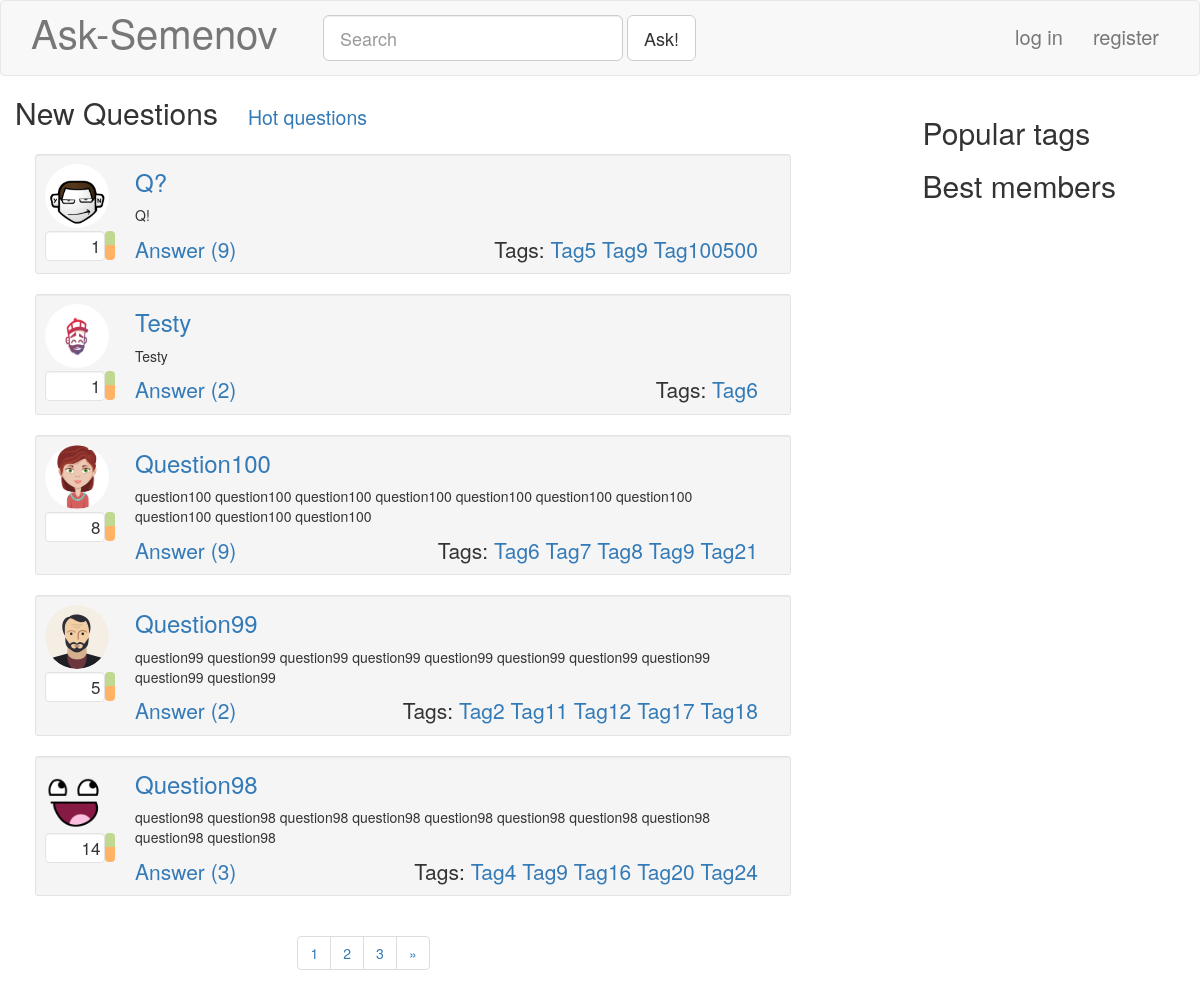
The page / on the database its author committed.
### blog/models.py (models this page shows, shortened)
class Question( models.Model ):
	caption = models.CharField( null = False, blank = False, max_length = 100 )
	rating = models.IntegerField( null = False, default = 0 )
	text = models.TextField( null = False, blank = False )
	tags = models.ManyToManyField( 'Tag' )
	postDate = models.DateTimeField( null = False, blank = True, auto_now_add = True )
	author = models.ForeignKey( 'Profile', null = False, blank = False, on_delete = models.CASCADE )
	objects = QuestionManager()
	def answersCount( self ):
		return self.answer_set.count()
	class Meta:
		verbose_name = "Вопрос"
		verbose_name_plural = "Вопросы"

class Profile( models.Model ):
	user = models.OneToOneField( User, null = False, blank = False, on_delete = models.CASCADE )
	nickname = models.TextField( null = False, blank = False, max_length = 30 )
	image = models.ImageField( null = False, blank = True, upload_to = '', default = 'dummy.png', max_length = 100 )
	rating = models.IntegerField( null = False, default = 0 )
	objects = ProfileManager()
	class Meta:
		verbose_name = "Профиль"
		verbose_name_plural = "Профили"

class Tag( models.Model ):
	caption = models.CharField( unique = True, null = False, blank = False, max_length = 20 )
	objects = TagManager()
	def __str__( self ):
		return str( self.caption )
	class Meta:
		verbose_name = "Тэг"
		verbose_name_plural = "Тэги"

### blog/views.py (the view)
# urls.py: url(r'^$', blogViews.mainPage, name="mainPage"),
def mainPage( request ):
	result = makeBase( request );
	questions = Question.objects.date_sorted()
	result[ 'questions' ], result[ 'pageNumbers' ] = Paginate( request, questions, 5 )
	return render( request, 'index.html', result )

### blog/models.py (called while the page is built)
	def date_sorted( self ):
		return super( QuestionManager, self ).order_by( '-postDate', '-rating' )

### blog/views.py (called while the page is built)
def makeBase( request ):
	result = {
		'hotTags': cache.get( 'popular_tags' ),
		'bestMembers': cache.get( 'best_members' ),
	}
	if ( request.user.is_authenticated ):
		result[ 'profile' ] = Profile.objects.get_by_login( request.user.username )
	else:
		result[ 'profile' ] = None
	return result

def Paginate( request, container, perPage ):
	paginator = Paginator( container, perPage )
	pageNumber = request.GET.get( 'page' ) #gets page from get parameters
	try:
		page = paginator.page( pageNumber )
	except PageNotAnInteger:
		page = paginator.page( 1 )
	except EmptyPage:
		page = paginator.page( paginator.num_pages )
	pageNumbers = []
	for i in range( -2, 3 ):
		if ( page.number + i ) in paginator.page_range:
			pageNumbers.append( page.number + i )
	return page, pageNumbers

### templates/index.html (shortened to what this page needs)
{% extends "base.html" %}
{% load static %}
{% block extras %}
<link rel="stylesheet" href="{% static "css/questionlist.css" %}">
{% endblock %}
{% block customContentCaption %}
<div class="container-fluid">
  {% url 'hotQuestions' as hotQuestionsURL %}
	<h2>New Questions<small class="ask-questionListSubHeader"><a href="{{ hotQuestionsURL }}">Hot questions</a></small></h2>
</div>
{% endblock %}
{% block customContent %}
<div class="container-fluid">
	<div class="col-md-11 ask-questionList">
	{% for question in questions %}
	{% include "singlequestion.html" %}
	{% endfor %}
	</div>
</div>
<nav class="col-md-offset-4" aria-label="Page navigation">
  <ul class="pagination">
  {% for pageNumber in pageNumbers %}
    <li><a href="?page={{ pageNumber }}">{{ pageNumber }}</a></li>
  {% endfor %}
  {% if questions.has_next %}
    <li>
      <a href="?page={{ questions.next_page_number }}" aria-label="Next">
        <span aria-hidden="true">&raquo;</span>
      </a>
    </li>
  {% endif %}
  </ul>
</nav>
{% endblock %}

### templates/singlequestion.html
{% load static %}
<div id="question{{ question.id }}" class="well well-sm ask-questionListElement">
	<div class="media">
		<div class="media-left ask-questionListElementUserBlock">
			<a href="#">
				<img class="media-object img-circle ask-questionProfileImage" src="{{ question.author.image.url }}">
			</a>
			<div class="ask-questionRatingBlock">
				<div id="qrf{{ question.id }}" class="well pull-left text-right ask-questionRatingField">
					{{ question.rating }}
				</div>
				<div id="qrbg{{ question.id }}" class="btn-group-vertical pull-left ask-questionRatingButtonsGroup" role="group">
						<button type="button" class="btn ask-ratingButton ask-ratingUpButton"></button>
						<button type="button" class="btn ask-ratingButton ask-ratingDownButton"></button>
				</div>
			</div>
		</div>
		<div class="media-right ask-questionListElementQuestionBlock">
			{% url 'answer' question.id as questionURL %}
			<h3 class="ask-questionListElementCaption"><a href="{{ questionURL }}"> {{ question.caption }} </a></h3>
			<div><p> {{ question.text }} </p></div><br>
			<div class="ask-questionListElementBottomLine">
				{% url 'answer' question.id as questionURL %}
				<a class="lead" href="{{ questionURL }}">Answer ({{ question.answersCount }})</a>
				<span class="lead pull-right ask-questionListElementTags">
					Tags:
				{% for tag in question.tags.all %}
				{% url 'taggedQuestions' tag as taggedQuestionsUrl %}
					<a href="{{ taggedQuestionsUrl }}">{{ tag }}</a>
				{% endfor %}
				</span>
			</div>
		</div>
	</div>
</div>

### static/css/base.css (style rules this page uses)
.html, body { height: 100%; }

### static/css/questionlist.css (style rules this page uses)
.ask-questionList { overflow: hidden; padding-left: 20px; }
.ask-questionListSubHeader { margin-left: 30px; }
.ask-questionListElement { margin-top: 15px; padding: 9px; }
.ask-questionProfileImage { width: 64px; height: 64px; }
.ask-questionRatingBlock { margin-top: 3px; width:70px; height: 30px; }
.ask-questionRatingField { min-height: 0px; width: 85%; height: 100%; margin: 0px; padding: 2px 3px; font-size: 17px; background-color: white; }
.ask-questionRatingButtonsGroup { width: 15%; height: 100%; }
.ask-ratingButton { width: 100%; height: 50%; margin: 0px; padding: 0px; }
.ask-ratingUpButton { background-color: #c0d890; }
.ask-ratingDownButton { background-color: #ffb366; }
.ask-questionListElementQuestionBlock { position: relative; padding-bottom: 9px; padding-right: 15px; width:100%; }
.ask-questionListElementCaption { margin-top: 5px; }
.ask-questionListElementBottomLine { position: absolute; width: 95%; bottom: 0px; }
.ask-questionListElementBottomLine > .lead { margin-bottom: 0px; }

### rows shown on the page
Question: author.image (picture), rating "1", caption "Q?", text "Q!", answersCount "9"
Tag: caption "Tag5"
Tag: caption "Tag9"
Tag: caption "Tag100500"
Question: author.image (picture), rating "1", caption "Testy", text "Testy", answersCount "2"
Tag: caption "Tag6"
Question: author.image (picture), rating "8", caption "Question100", text "question100 question100 question100 question100 question100 question100 question100 question100 question100 question100", answersCount "9"
Tag: caption "Tag7"
Tag: caption "Tag8"
Tag: caption "Tag21"
Question: author.image (picture), rating "5", caption "Question99", text "question99 question99 question99 question99 question99 question99 question99 question99 question99 question99", answersCount "2"
Tag: caption "Tag2"
Tag: caption "Tag11"
Tag: caption "Tag12"
Tag: caption "Tag17"
Tag: caption "Tag18"
Question: author.image (picture), rating "14", caption "Question98", text "question98 question98 question98 question98 question98 question98 question98 question98 question98 question98", answersCount "3"
Tag: caption "Tag4"
Tag: caption "Tag16"
Tag: caption "Tag20"
Tag: caption "Tag24"

### other values the page prints
{{ pageNumber }} "1" "2" "3"
